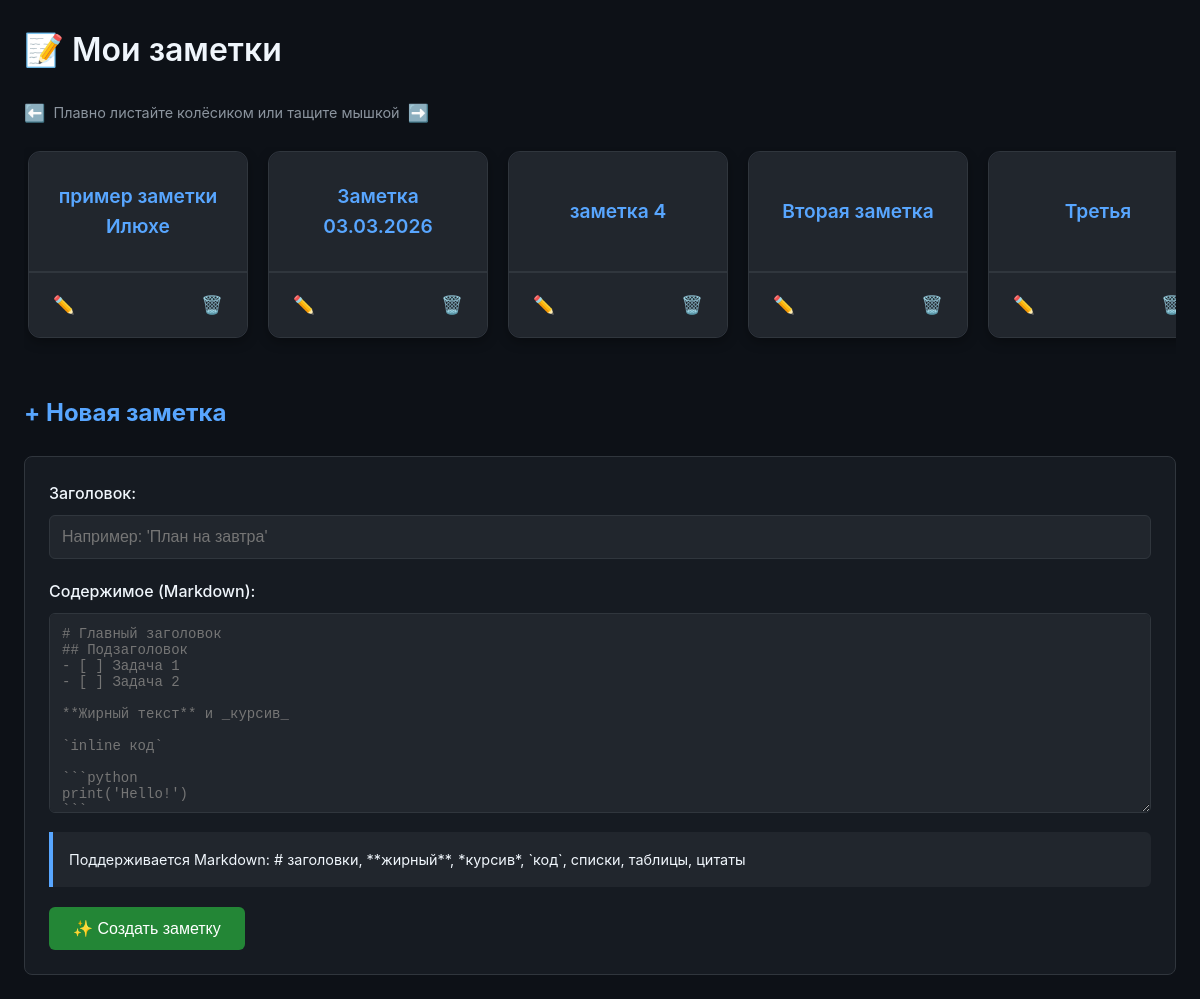
Before: /notes/ with the older database file.
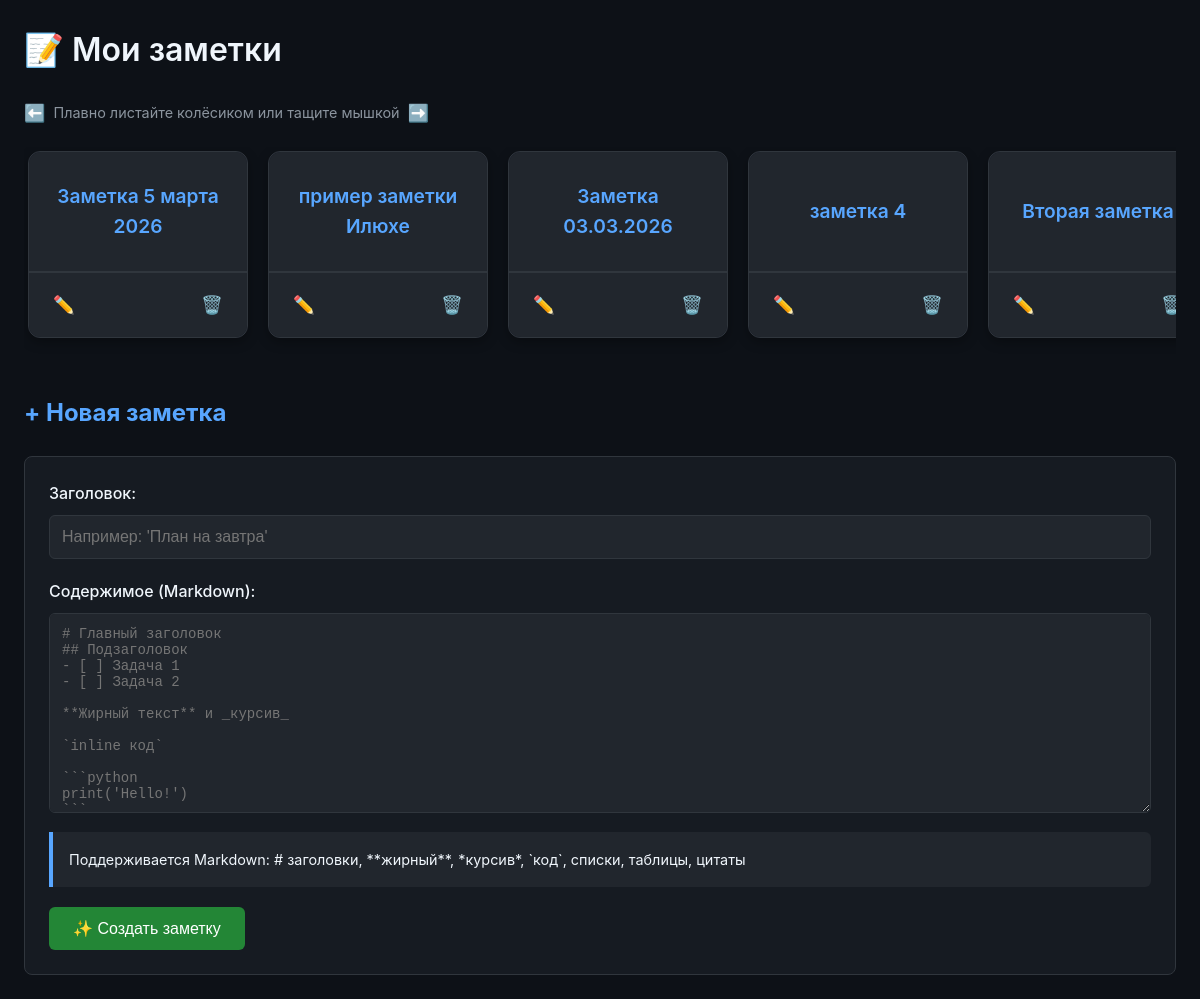
After: the same page with the newer database file.
### notes/models.py (models this page shows, shortened)
class Note(models.Model):
    title = models.CharField(max_length=200)
    content = models.TextField(blank=True)
    created_at = models.DateTimeField(auto_now_add=True)

### notes/views.py (the view)
# urls.py: path('notes/', notes_views.note_list, name='note_list'),
def note_list(request):
    if request.method == 'POST':
        title = request.POST.get('title', '').strip()
        content = request.POST.get('content', '')
        if title:
            note = Note.objects.create(title=title, content=content)
            return redirect('note_detail', pk=note.pk)
    notes = Note.objects.all().order_by('-created_at')
    return render(request, 'notes/note_list.html', {'notes': notes})

### templates/notes/note_list.html (shortened to what this page needs)
<!DOCTYPE html>
<html>
<head>
</head>
<body>
    <div class="container">
        <h1>📝 Мои заметки</h1>
        {% if notes %}
            <div class="scroll-hint">
                <span>⬅️</span> Плавно листайте колёсиком или тащите мышкой <span>➡️</span>
            </div>
            <div class="slides-scroll-container" id="scrollContainer">
                <div class="slides-row">
                    {% for note in notes %}
                        <div class="slide-card">
                            <a href="{% url 'note_detail' note.pk %}" style="text-decoration: none; color: inherit;">
                                <div class="slide-header">
                                    <div class="slide-title">{{ note.title }}</div>
                                </div>
                            </a>
                            <div class="slide-footer">
                                <div class="slide-actions">
                                    <a href="{% url 'note_edit' note.pk %}" title="Редактировать">✏️</a>
                                </div>
                                <a href="{% url 'note_delete' note.pk %}"
                                   onclick="return confirm('🚨 Удалить «{{ note.title|escape }}» навсегда?');"
                                   class="slide-delete"
                                   title="Удалить">🗑️</a>
                            </div>
                        </div>
                    {% endfor %}
                </div>
            </div>
        {% else %}
            <div class="empty-state">
                <h2>Заметок пока нет</h2>
                <p>Создайте первую заметку ниже!</p>
            </div>
        {% endif %}
        <h2>+ Новая заметка</h2>
        <div class="new-note-form">
            <form method="post">
                <div class="form-group">
                    <label for="id_title">Заголовок:</label>
                    <input type="text" id="id_title" name="title" placeholder="Например: 'План на завтра'" maxlength="200" required>
                </div>
                <div class="form-group">
                    <label for="id_content">Содержимое (Markdown):</label>
                    <textarea id="id_content" name="content" placeholder="# Главный заголовок
## Подзаголовок
- [ ] Задача 1
- [ ] Задача 2
**Жирный текст** и _курсив_
`inline код`
```python
print('Hello!')
```"></textarea>
                    <div class="markdown-hint">
                        Поддерживается Markdown: # заголовки, **жирный**, *курсив*, `код`, списки, таблицы, цитаты
                    </div>
                </div>
                <button type="submit" class="submit-btn">✨ Создать заметку</button>
            </form>
        </div>
    </div>
</body>
</html>

### templates/notes/note_list.html (style rules this page uses)
:root { --bg-primary: #0d1117; --bg-secondary: #161b22; --bg-tertiary: #21262d; --text-primary: #f0f6fc; --text-secondary: #8b949e; --text-accent: #58a6ff; --border: #30363d; --success: #238636; --slide-bg: #1a1f2a; --slide-shadow: 0 8px 24px rgba(0,0,0,0.5); }
* { box-sizing: border-box; margin: 0; padding: 0; }
body { font-family: -apple-system,BlinkMacSystemFont,"Segoe UI",Helvetica,Arial,sans-serif; line-height: 1.6; background: var(--bg-primary); color: var(--text-primary); padding: 24px; }
.container { max-width: 1200px; margin: 0 auto; }
h1 { font-size: 2em; font-weight: 600; margin-bottom: 24px; color: var(--text-primary); }
h2 { font-size: 1.5em; margin: 32px 0 16px; color: var(--text-accent); }
.slides-scroll-container { width: 100%; overflow-x: auto; overflow-y: hidden; margin-top: 20px; margin-bottom: 20px; padding-bottom: 16px; scrollbar-width: thin; scrollbar-color: var(--text-accent) var(--bg-tertiary); cursor: grab; scroll-behavior: smooth; }
.slides-row { display: flex; flex-direction: row; gap: 20px; width: max-content; padding: 4px 4px 8px 4px; }
.slide-card { background: var(--slide-bg); border: 1px solid var(--border); border-radius: 12px; transition: transform 0.3s cubic-bezier(0.2, 0, 0, 1), box-shadow 0.3s ease; box-shadow: 0 4px 12px rgba(0,0,0,0.3); width: 220px; min-width: 220px; display: flex; flex-direction: column; cursor: pointer; user-select: none; }
.slide-header { padding: 24px 16px; border-bottom: 1px solid var(--border); background: var(--bg-tertiary); border-radius: 12px 12px 0 0; text-align: center; min-height: 120px; display: flex; align-items: center; justify-content: center; transition: background-color 0.2s ease; }
.slide-title { font-size: 1.2em; font-weight: 600; color: var(--text-accent); word-break: break-word; transition: color 0.2s ease; }
.slide-footer { padding: 12px 16px; border-top: 1px solid var(--border); background: var(--bg-tertiary); border-radius: 0 0 12px 12px; display: flex; justify-content: space-between; align-items: center; transition: background-color 0.2s ease; }
.slide-actions { display: flex; gap: 8px; }
.slide-actions a, .slide-delete { text-decoration: none; font-size: 1.1em; padding: 6px 8px; border-radius: 6px; transition: all 0.2s cubic-bezier(0.2, 0, 0, 1); display: inline-flex; align-items: center; justify-content: center; transform: scale(1); }
.slide-actions a { color: var(--text-secondary); }
.slide-delete { color: #f85149 !important; }
.scroll-hint { display: flex; align-items: center; gap: 8px; margin: 8px 0 16px 0; color: var(--text-secondary); font-size: 0.9em; animation: fadeIn 0.5s ease; }
.scroll-hint span { font-size: 1.2em; animation: bounce 2s infinite ease-in-out; }
.new-note-form { background: var(--bg-secondary); border: 1px solid var(--border); border-radius: 8px; padding: 24px; margin-top: 24px; animation: fadeIn 0.6s ease; }
.form-group { margin-bottom: 20px; }
label { display: block; font-weight: 500; margin-bottom: 8px; color: var(--text-primary); }
input[type="text"] { width: 100%; padding: 12px; background: var(--bg-tertiary); border: 1px solid var(--border); border-radius: 6px; color: var(--text-primary); font-size: 16px; transition: border-color 0.2s ease, box-shadow 0.2s ease; }
textarea { width: 100%; height: 200px; padding: 12px; background: var(--bg-tertiary); border: 1px solid var(--border); border-radius: 6px; color: var(--text-primary); font-family: 'Monaco','Menlo','Ubuntu Mono', monospace; font-size: 14px; resize: vertical; transition: border-color 0.2s ease, box-shadow 0.2s ease; }
.submit-btn { background: var(--success); color: white; border: none; padding: 12px 24px; border-radius: 6px; font-size: 16px; cursor: pointer; font-weight: 500; transition: all 0.2s cubic-bezier(0.2, 0, 0, 1); transform: scale(1); }
.markdown-hint { background: var(--bg-tertiary); border-left: 4px solid var(--text-accent); padding: 16px; margin-top: 12px; border-radius: 0 6px 6px 0; font-size: 0.9em; }

Changed rows visible on the page:
no longer on this page (row unchanged): Note: title "Третья"
added Note: title "Заметка 5 марта 2026"
